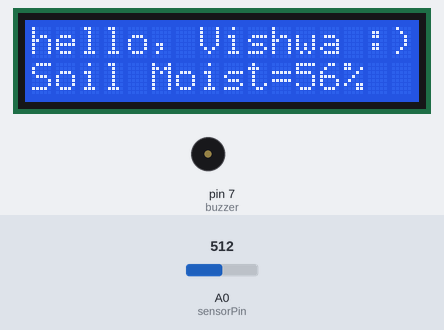
A sketch run on a simulated Arduino Uno, built with avr-gcc and run on an emulated ATmega328P. Shown: 16×2 character LCD, buzzer (waves = sounding, pin HIGH). Inputs (shaded band) come from the test bench; at power-on: A0 (sensorPin) = 512. What the sketch prints to the serial monitor is not drawn.

Above: at 1.2 s.
1.3 s: A0 (sensorPin) set to 743
At 2.3 s:
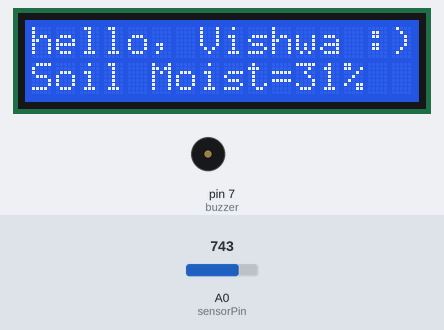
3.1 s: A0 (sensorPin) set to 764
At 3.8 s:
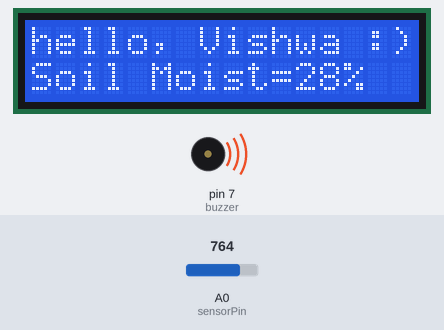
4.7 s: A0 (sensorPin) set to 918
At 5.2 s:
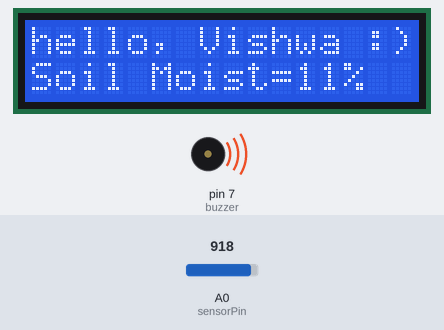
6.3 s: A0 (sensorPin) set to 953
At 7.7 s:
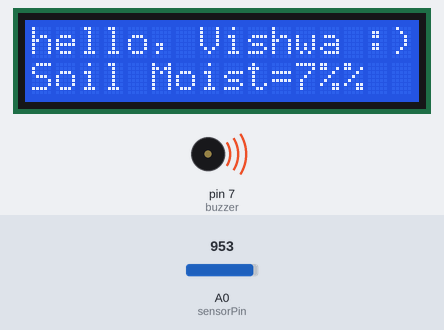
8.0 s: A0 (sensorPin) set to 716
At 9.3 s:
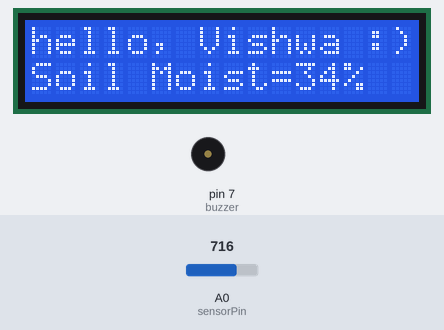
Timing chart, 0 to 10.6 s (numbered marks = the images above; inputs shaded):
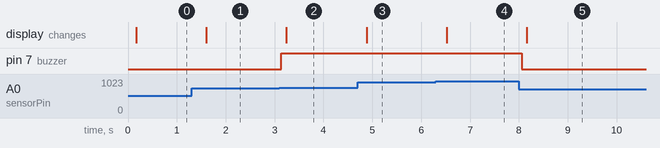

Measured:
- the behaviour switches between 754 and 755 on A0 (sensorPin) (found by bisection; images 1 and 2)
- the behaviour switches between 934 and 935 on A0 (sensorPin) (found by bisection; images 3 and 4)
- after the input at 1.3 s, the display: changes after 0.30 s (image 1)
- after the input at 3.1 s, pin 7 (buzzer): LOW → HIGH at once; the display: changes after 0.14 s (image 2)
- after the input at 4.7 s, the display: changes after 0.18 s (image 3)
- after the input at 6.3 s, the display: changes after 0.22 s (image 4)
- after the input at 8.0 s, pin 7 (buzzer): HIGH → LOW after 0.06 s; the display: changes after 0.16 s (image 5)

The sketch:

get_moist.ino
```cpp
/*
  LiquidCrystal Library - Hello World

  This sketch prints "Hello World!" to the LCD
  and shows the time.

  The circuit:
   LCD RS pin to digital pin 12,   LCD Enable pin to digital pin 11,   LCD D4 pin to digital pin 5,   LCD D5 pin to digital pin 4
   LCD D6 pin to digital pin 3,   LCD D7 pin to digital pin 2,   LCD R/W pin to ground,   LCD VSS pin to ground
   LCD VCC pin to 5V,
*/

// include the library code:
#include <LiquidCrystal.h>
#include <math.h>

// initialize the library by associating any needed LCD interface pin
// with the arduino pin number it is connected to
const int rs = 12, en = 11, d4 = 5, d5 = 4, d6 = 3, d7 = 2;
LiquidCrystal lcd(rs, en, d4, d5, d6, d7);

int sensorPin = A0;    // select the input pin for the potentiometer
int sensorValue = 0;  // variable to store the value coming from the sensor

int buzzer = 7;

int MoistValue;
void setup() {
  // set up the LCD's number of columns and rows:
  lcd.begin(16, 2); // Print a message to the LCD.
  Serial.begin(9600); // Starts the serial communication
  pinMode(buzzer, OUTPUT);

}

void loop() {
  sensorValue = analogRead(sensorPin);
  MoistValue = 1024 - sensorValue;
  Serial.print(MoistValue);
  Serial.print(" Soil Moisture Level =");
  int MoistPer = MoistValue / 9;
  Serial.print(MoistPer);
  Serial.print("%");
  Serial.print("\n");

  if(MoistPer<30)
  {
   digitalWrite(buzzer, HIGH);
     Serial.print("  Buzzer ON - ");
    }
    else
    {
      digitalWrite(buzzer, LOW);
      Serial.print("  Buzzer OFF - ");
      }

  lcd.setCursor(0, 0);
  lcd.print("hello, Vishwa :)");
  delay(100);
  lcd.setCursor(0, 1);
  lcd.print("Soil Moist=");

  lcd.print(MoistPer);
  lcd.print("%");
  delay(100);


}
```
